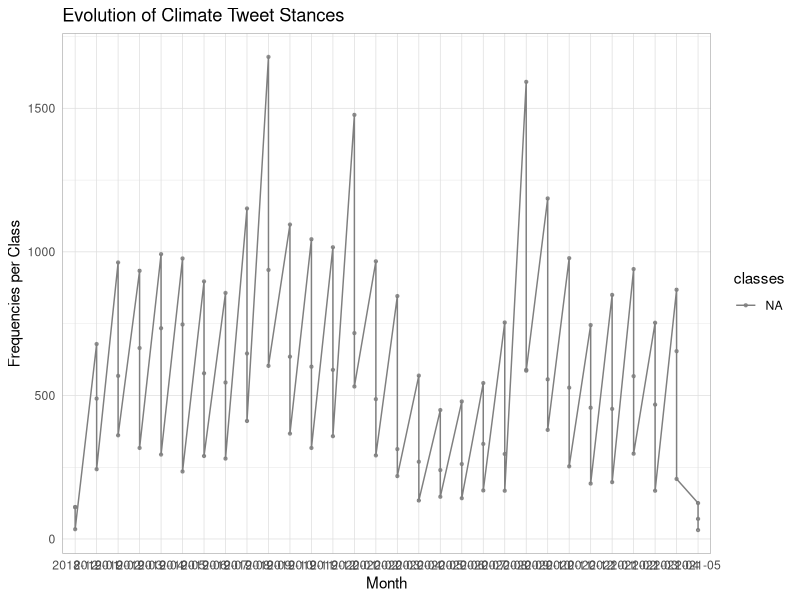

The R script that drew this image: (Note: this script raises an error after producing the figure.)
## ---- chunk 1
#loading libraries
library(dplyr)
library(ggplot2)
## ---- chunk 2
monthly_counts <- read.csv("monthly_counts.csv") %>% 
  #replacing with real names of classes
  mutate(classes = case_when(
        classes == "1" ~ "In Favor",
        classes == "2" ~ "Against",
        classes == "3" ~ "Neutral"))
## ---- chunk 3
#plotting
ggplot(monthly_counts,
       #specifying axes and color baseline
       aes(x = month, y = counts, group = classes, color = classes)) +
  #picking a line graph
  geom_line()+
  #adding points at every month stop
  geom_point(alpha = 0.8,
             size = 0.8)+
  #making the background of the plot lighter
  theme_light()+
  #leaving the shape of lines to be determined by variables
  scale_shape_discrete(name = "classes")+
  #leaving lines to be determined by variables
  scale_linetype_discrete(name = "classes")+
  #naming the axes
  labs(title = "Evolution of Climate Tweet Stances",
       x = "Month",
       y = "Frequencies per Class")+
  #removing axis ticks on numbers
  theme(axis.ticks = element_blank())+
#saving as png
ggsave("Evolution of Stances.png", width = 17, dpi = 400)
